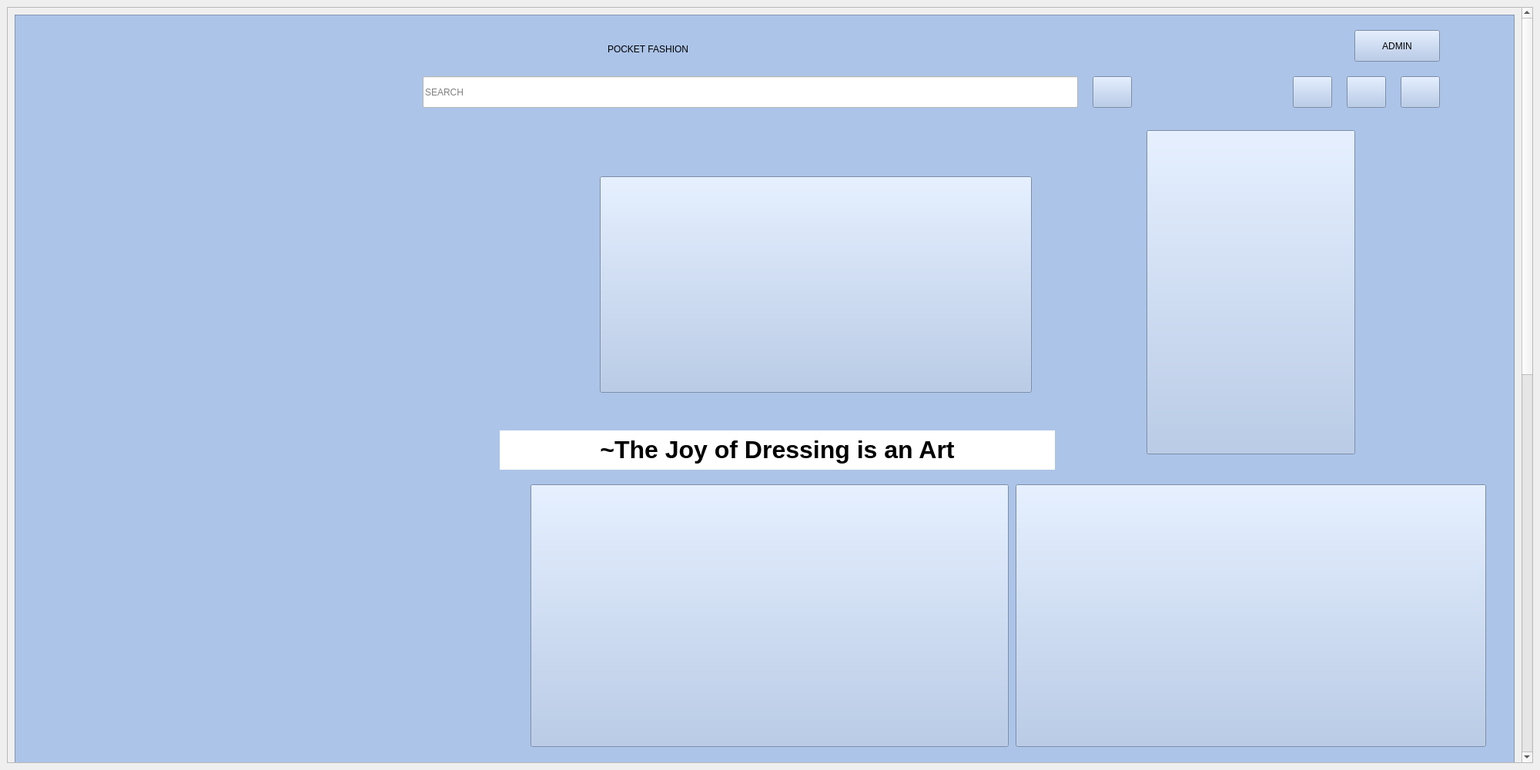
<?xml version="1.0" encoding="UTF-8"?>
<ui version="4.0">
 <class>MainWindow</class>
 <widget class="QMainWindow" name="MainWindow">
  <property name="geometry">
   <rect>
    <x>0</x>
    <y>0</y>
    <width>2000</width>
    <height>1000</height>
   </rect>
  </property>
  <property name="minimumSize">
   <size>
    <width>0</width>
    <height>0</height>
   </size>
  </property>
  <property name="windowTitle">
   <string>MainWindow</string>
  </property>
  <widget class="QWidget" name="centralwidget">
   <layout class="QVBoxLayout" name="verticalLayout">
    <item>
     <widget class="QScrollArea" name="scrollArea">
      <property name="widgetResizable">
       <bool>true</bool>
      </property>
      <widget class="QWidget" name="scrollAreaWidgetContents">
       <property name="geometry">
        <rect>
         <x>0</x>
         <y>0</y>
         <width>1959</width>
         <height>2018</height>
        </rect>
       </property>
       <layout class="QVBoxLayout" name="verticalLayout_2">
        <item>
         <widget class="QFrame" name="frame">
          <property name="minimumSize">
           <size>
            <width>0</width>
            <height>2000</height>
           </size>
          </property>
          <property name="styleSheet">
           <string notr="true">background-color: rgb(172, 196, 232);</string>
          </property>
          <property name="frameShape">
           <enum>QFrame::StyledPanel</enum>
          </property>
          <property name="frameShadow">
           <enum>QFrame::Raised</enum>
          </property>
          <widget class="QPushButton" name="men">
           <property name="geometry">
            <rect>
             <x>10</x>
             <y>610</y>
             <width>651</width>
             <height>341</height>
            </rect>
           </property>
           <property name="text">
            <string/>
           </property>
           <property name="icon">
            <iconset>
             <normaloff>../images/Mens.png</normaloff>../images/Mens.png</iconset>
           </property>
           <property name="iconSize">
            <size>
             <width>650</width>
             <height>650</height>
            </size>
           </property>
           <property name="flat">
            <bool>true</bool>
           </property>
          </widget>
          <widget class="QPushButton" name="women">
           <property name="geometry">
            <rect>
             <x>670</x>
             <y>610</y>
             <width>621</width>
             <height>341</height>
            </rect>
           </property>
           <property name="text">
            <string/>
           </property>
           <property name="icon">
            <iconset>
             <normaloff>../images/womens.png</normaloff>../images/womens.png</iconset>
           </property>
           <property name="iconSize">
            <size>
             <width>650</width>
             <height>650</height>
            </size>
           </property>
          </widget>
          <widget class="QPushButton" name="accessories">
           <property name="geometry">
            <rect>
             <x>1300</x>
             <y>610</y>
             <width>611</width>
             <height>341</height>
            </rect>
           </property>
           <property name="text">
            <string/>
           </property>
           <property name="icon">
            <iconset>
             <normaloff>../images/acessories.png</normaloff>../images/acessories.png</iconset>
           </property>
           <property name="iconSize">
            <size>
             <width>650</width>
             <height>650</height>
            </size>
           </property>
          </widget>
          <widget class="QPushButton" name="pushButton_4">
           <property name="geometry">
            <rect>
             <x>0</x>
             <y>90</y>
             <width>741</width>
             <height>401</height>
            </rect>
           </property>
           <property name="styleSheet">
            <string notr="true">border-color: rgb(0, 0, 0);</string>
           </property>
           <property name="text">
            <string/>
           </property>
           <property name="icon">
            <iconset>
             <normaloff>../images/up to 50-60% off!.png</normaloff>../images/up to 50-60% off!.png</iconset>
           </property>
           <property name="iconSize">
            <size>
             <width>500</width>
             <height>1000</height>
            </size>
           </property>
           <property name="flat">
            <bool>true</bool>
           </property>
          </widget>
          <widget class="QLineEdit" name="lineEdit">
           <property name="geometry">
            <rect>
             <x>530</x>
             <y>80</y>
             <width>851</width>
             <height>41</height>
            </rect>
           </property>
           <property name="styleSheet">
            <string notr="true">background-color: rgb(255, 255, 255);</string>
           </property>
           <property name="placeholderText">
            <string>SEARCH</string>
           </property>
          </widget>
          <widget class="QLabel" name="label">
           <property name="geometry">
            <rect>
             <x>630</x>
             <y>540</y>
             <width>721</width>
             <height>51</height>
            </rect>
           </property>
           <property name="styleSheet">
            <string notr="true">font: 75 italic 24pt &quot;Times New Roman&quot;;
background-color: rgb(255, 255, 255);</string>
           </property>
           <property name="text">
            <string>&lt;html&gt;&lt;head/&gt;&lt;body&gt;&lt;p align=&quot;center&quot;&gt;&lt;span style=&quot; font-size:24pt; font-weight:600;&quot;&gt;~The Joy of Dressing is an Art&lt;/span&gt;&lt;/p&gt;&lt;/body&gt;&lt;/html&gt;</string>
           </property>
          </widget>
          <widget class="QLabel" name="label_2">
           <property name="geometry">
            <rect>
             <x>830</x>
             <y>1020</y>
             <width>281</width>
             <height>51</height>
            </rect>
           </property>
           <property name="styleSheet">
            <string notr="true">font: 75 italic 26pt &quot;Times New Roman&quot;;
font: 75 italic 28pt &quot;Times New Roman&quot;;
background-color: rgb(255, 255, 255);</string>
           </property>
           <property name="text">
            <string>&lt;html&gt;&lt;head/&gt;&lt;body&gt;&lt;p align=&quot;center&quot;&gt;&lt;span style=&quot; font-size:26pt; font-weight:600; font-style:italic;&quot;&gt;#Best Sellers&lt;/span&gt;&lt;/p&gt;&lt;/body&gt;&lt;/html&gt;</string>
           </property>
          </widget>
          <widget class="QPushButton" name="pushButton_12">
           <property name="geometry">
            <rect>
             <x>90</x>
             <y>1160</y>
             <width>331</width>
             <height>491</height>
            </rect>
           </property>
           <property name="text">
            <string/>
           </property>
           <property name="icon">
            <iconset>
             <normaloff>../Best Sellers/7 Fashion Items I'm Giving Away Before the End of the Year.jpg</normaloff>../Best Sellers/7 Fashion Items I'm Giving Away Before the End of the Year.jpg</iconset>
           </property>
           <property name="iconSize">
            <size>
             <width>500</width>
             <height>500</height>
            </size>
           </property>
          </widget>
          <widget class="QPushButton" name="pushButton_13">
           <property name="geometry">
            <rect>
             <x>530</x>
             <y>1160</y>
             <width>331</width>
             <height>491</height>
            </rect>
           </property>
           <property name="text">
            <string/>
           </property>
           <property name="icon">
            <iconset>
             <normaloff>../Best Sellers/fab78dc2-9300-479d-bf4d-50cd4c8d95f2.jpg</normaloff>../Best Sellers/fab78dc2-9300-479d-bf4d-50cd4c8d95f2.jpg</iconset>
           </property>
           <property name="iconSize">
            <size>
             <width>500</width>
             <height>500</height>
            </size>
           </property>
          </widget>
          <widget class="QPushButton" name="pushButton_14">
           <property name="geometry">
            <rect>
             <x>970</x>
             <y>1160</y>
             <width>351</width>
             <height>491</height>
            </rect>
           </property>
           <property name="text">
            <string/>
           </property>
           <property name="icon">
            <iconset>
             <normaloff>../Best Sellers/High Waist Straight Jeans - L _ color 4.jpg</normaloff>../Best Sellers/High Waist Straight Jeans - L _ color 4.jpg</iconset>
           </property>
           <property name="iconSize">
            <size>
             <width>550</width>
             <height>530</height>
            </size>
           </property>
          </widget>
          <widget class="QPushButton" name="pushButton_15">
           <property name="geometry">
            <rect>
             <x>1430</x>
             <y>1160</y>
             <width>331</width>
             <height>501</height>
            </rect>
           </property>
           <property name="text">
            <string/>
           </property>
           <property name="icon">
            <iconset>
             <normaloff>../Best Sellers/Chain.jpg</normaloff>../Best Sellers/Chain.jpg</iconset>
           </property>
           <property name="iconSize">
            <size>
             <width>500</width>
             <height>540</height>
            </size>
           </property>
          </widget>
          <widget class="QPushButton" name="pushButton_5">
           <property name="geometry">
            <rect>
             <x>1660</x>
             <y>80</y>
             <width>51</width>
             <height>41</height>
            </rect>
           </property>
           <property name="text">
            <string/>
           </property>
           <property name="icon">
            <iconset>
             <normaloff>../../../Downloads/feather (1)/heart.svg</normaloff>../../../Downloads/feather (1)/heart.svg</iconset>
           </property>
           <property name="iconSize">
            <size>
             <width>32</width>
             <height>32</height>
            </size>
           </property>
          </widget>
          <widget class="QPushButton" name="pushButton_6">
           <property name="geometry">
            <rect>
             <x>1730</x>
             <y>80</y>
             <width>51</width>
             <height>41</height>
            </rect>
           </property>
           <property name="text">
            <string/>
           </property>
           <property name="icon">
            <iconset>
             <normaloff>../../../Downloads/feather (1)/shopping-cart.svg</normaloff>../../../Downloads/feather (1)/shopping-cart.svg</iconset>
           </property>
           <property name="iconSize">
            <size>
             <width>32</width>
             <height>32</height>
            </size>
           </property>
          </widget>
          <widget class="QPushButton" name="login">
           <property name="geometry">
            <rect>
             <x>1800</x>
             <y>80</y>
             <width>51</width>
             <height>41</height>
            </rect>
           </property>
           <property name="text">
            <string/>
           </property>
           <property name="icon">
            <iconset>
             <normaloff>../../../Downloads/feather (1)/log-in.svg</normaloff>../../../Downloads/feather (1)/log-in.svg</iconset>
           </property>
           <property name="iconSize">
            <size>
             <width>32</width>
             <height>32</height>
            </size>
           </property>
          </widget>
          <widget class="QPushButton" name="pushButton_9">
           <property name="geometry">
            <rect>
             <x>760</x>
             <y>210</y>
             <width>561</width>
             <height>281</height>
            </rect>
           </property>
           <property name="text">
            <string/>
           </property>
           <property name="icon">
            <iconset>
             <normaloff>../../../Downloads/offerpic2.png</normaloff>../../../Downloads/offerpic2.png</iconset>
           </property>
           <property name="iconSize">
            <size>
             <width>600</width>
             <height>600</height>
            </size>
           </property>
          </widget>
          <widget class="QPushButton" name="pushButton_8">
           <property name="geometry">
            <rect>
             <x>1470</x>
             <y>150</y>
             <width>271</width>
             <height>421</height>
            </rect>
           </property>
           <property name="text">
            <string/>
           </property>
           <property name="icon">
            <iconset>
             <normaloff>../../../Downloads/Holi special.png</normaloff>../../../Downloads/Holi special.png</iconset>
           </property>
           <property name="iconSize">
            <size>
             <width>450</width>
             <height>450</height>
            </size>
           </property>
          </widget>
          <widget class="QLabel" name="label_3">
           <property name="geometry">
            <rect>
             <x>770</x>
             <y>20</y>
             <width>391</width>
             <height>51</height>
            </rect>
           </property>
           <property name="styleSheet">
            <string notr="true">font: 75 28pt &quot;Times New Roman&quot;;</string>
           </property>
           <property name="text">
            <string>&lt;html&gt;&lt;head/&gt;&lt;body&gt;&lt;p&gt;POCKET FASHION&lt;/p&gt;&lt;/body&gt;&lt;/html&gt;</string>
           </property>
          </widget>
          <widget class="QLabel" name="label_4">
           <property name="geometry">
            <rect>
             <x>10</x>
             <y>10</y>
             <width>111</width>
             <height>91</height>
            </rect>
           </property>
           <property name="text">
            <string/>
           </property>
           <property name="pixmap">
            <pixmap>../../../Downloads/pf.png</pixmap>
           </property>
          </widget>
          <widget class="QPushButton" name="pushButton_10">
           <property name="geometry">
            <rect>
             <x>1400</x>
             <y>80</y>
             <width>51</width>
             <height>41</height>
            </rect>
           </property>
           <property name="text">
            <string/>
           </property>
           <property name="icon">
            <iconset>
             <normaloff>../../../Downloads/feather (1)/search.svg</normaloff>../../../Downloads/feather (1)/search.svg</iconset>
           </property>
           <property name="iconSize">
            <size>
             <width>32</width>
             <height>32</height>
            </size>
           </property>
          </widget>
          <widget class="QPushButton" name="admin">
           <property name="geometry">
            <rect>
             <x>1740</x>
             <y>20</y>
             <width>111</width>
             <height>41</height>
            </rect>
           </property>
           <property name="styleSheet">
            <string notr="true">font: 10pt &quot;MS Shell Dlg 2&quot;;</string>
           </property>
           <property name="text">
            <string>ADMIN</string>
           </property>
           <property name="icon">
            <iconset>
             <normaloff>../../../Downloads/feather (1)/log-in.svg</normaloff>../../../Downloads/feather (1)/log-in.svg</iconset>
           </property>
           <property name="iconSize">
            <size>
             <width>32</width>
             <height>32</height>
            </size>
           </property>
          </widget>
         </widget>
        </item>
       </layout>
      </widget>
     </widget>
    </item>
   </layout>
  </widget>
 </widget>
 <resources/>
 <connections/>
</ui>
